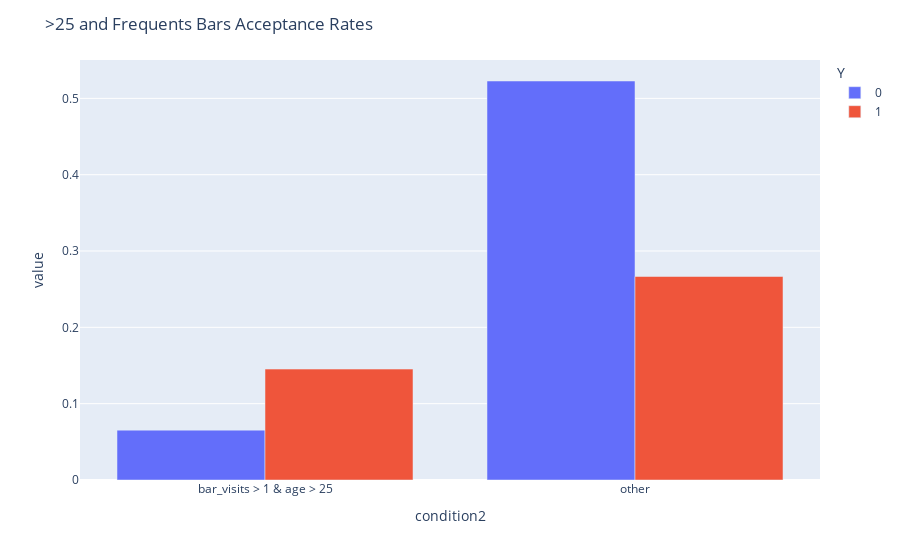

Notebook code cell kept with this figure:
### Markdown cell above
4. Compare the acceptance rate between drivers who go to a bar more than once a month and are over the age of 25 to the all others.  Is there a difference?

### Code cell
df_bar['age'].value_counts()

def condition2(bar_visits, age):
    # go to a bar more than once a month and are over the age of 25     
    if bar_visits not in ['never', 'less1'] and age not in ['below21', '21']:
        return 'bar_visits > 1 & age > 25'
    else:
        return 'other'

df_bar['condition2'] = df_bar[['Bar', 'age']].apply(lambda x: condition2(*x), axis=1)

ct = pd.crosstab(df_bar['condition2'], df_bar['Y'], normalize=True)
ct['sum'] = ct[0] + ct[1]
ct['Acceptance Rate'] = ct[1] / ct['sum']
print(ct)
fig = px.bar(ct[[0,1]], barmode="group")
fig.update_layout(title='>25 and Frequents Bars Acceptance Rates')

# Those that visit bars more than once a month and are over age of 25 made up ~21% of the observations.
# Of that pool, ~68% of those accepted the bar offers. In the "other" pool, only 33% accepted the offer.

### Figure 1 — Plotly figure (JSON) as saved in the notebook; plotly's stock layout.template omitted (floating-point values rounded to 4 significant figures)
{"data": [{"alignmentgroup": "True", "hovertemplate": "Y=0<br>condition2=%{x}<br>value=%{y}<extra></extra>", "legendgroup": "0", "marker": {"color": "#636efa", "pattern": {"shape": ""}}, "name": "0", "offsetgroup": "0", "orientation": "v", "showlegend": true, "textposition": "auto", "type": "bar", "x": ["bar_visits > 1 & age > 25", "other"], "xaxis": "x", "y": [0.06534, 0.5227], "yaxis": "y"}, {"alignmentgroup": "True", "hovertemplate": "Y=1<br>condition2=%{x}<br>value=%{y}<extra></extra>", "legendgroup": "1", "marker": {"color": "#EF553B", "pattern": {"shape": ""}}, "name": "1", "offsetgroup": "1", "orientation": "v", "showlegend": true, "textposition": "auto", "type": "bar", "x": ["bar_visits > 1 & age > 25", "other"], "xaxis": "x", "y": [0.1453, 0.2666], "yaxis": "y"}], "layout": {"barmode": "group", "legend": {"title": {"text": "Y"}, "tracegroupgap": 0}, "margin": {"t": 60}, "title": {"text": ">25 and Frequents Bars Acceptance Rates"}, "xaxis": {"anchor": "y", "domain": [0, 1], "title": {"text": "condition2"}}, "yaxis": {"anchor": "x", "domain": [0, 1], "title": {"text": "value"}}}}
